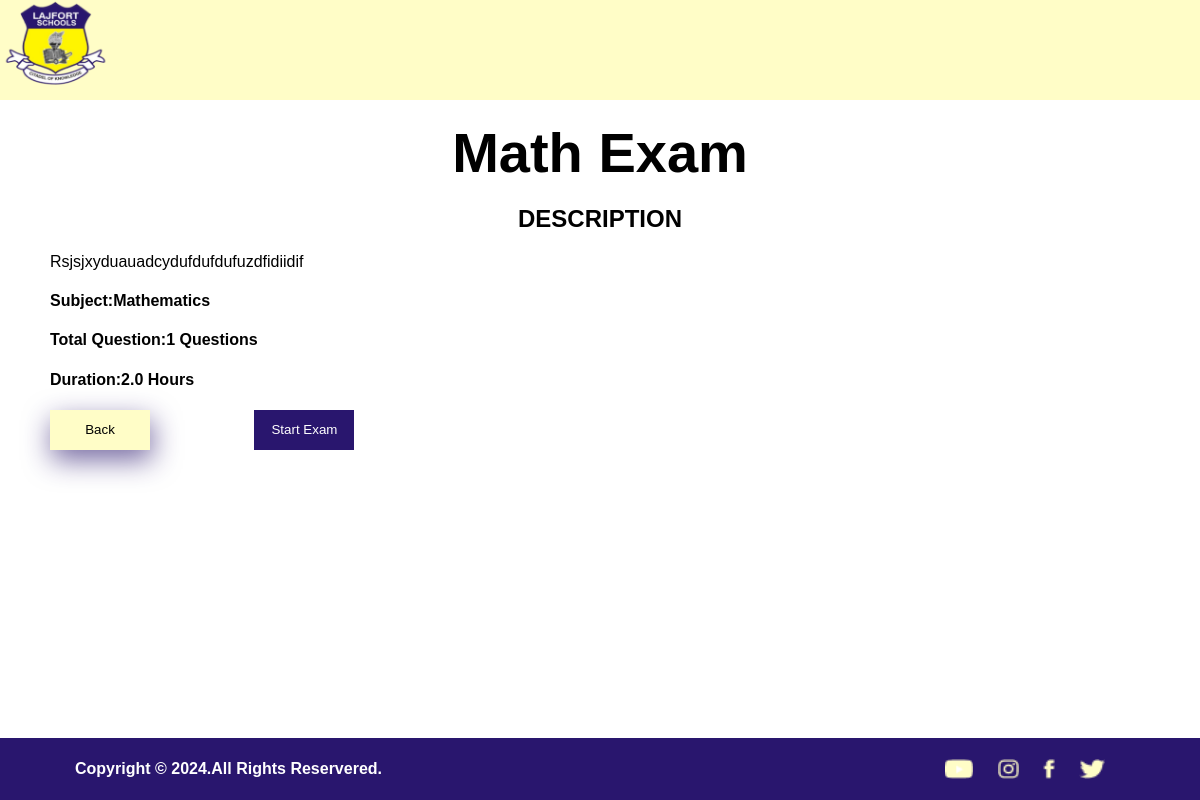
/preview/1 (signed in), run on an earlier commit of the app's database.
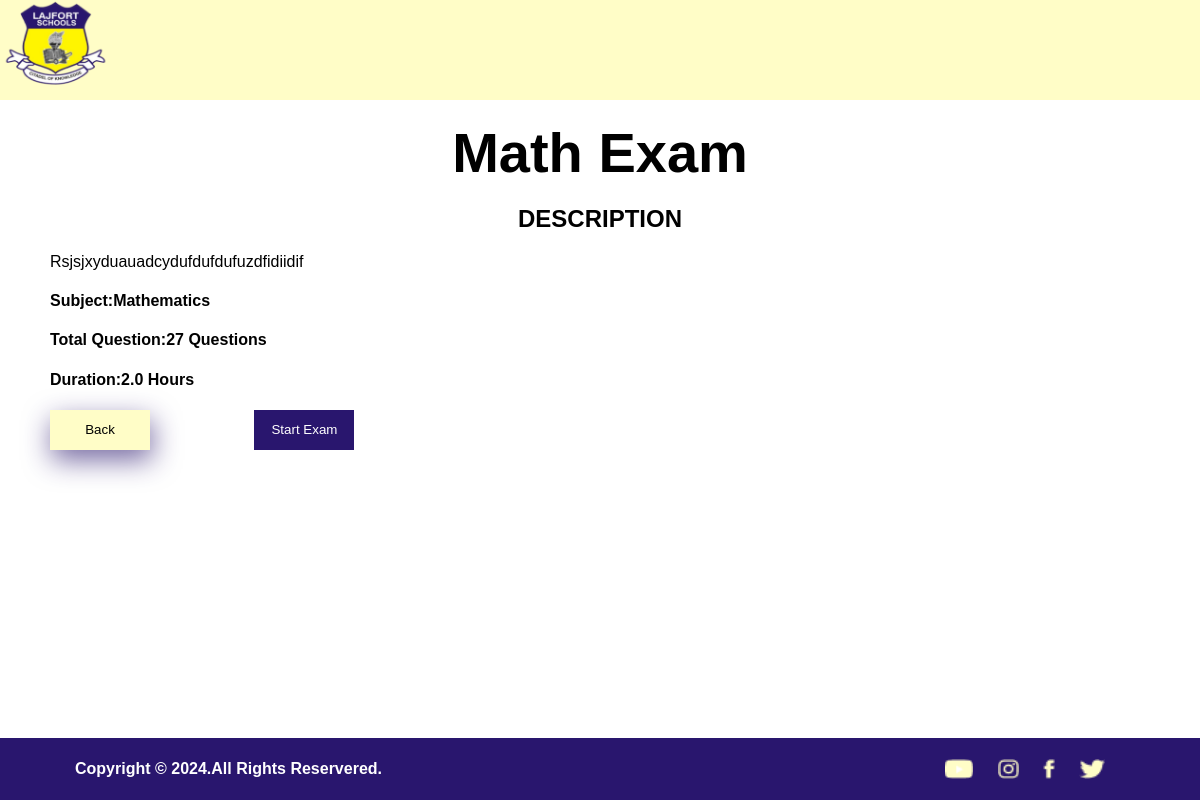
And on a later commit of the database.
### Examapp/models.py (models this page shows, shortened)
class Exam(models.Model):
    subject = models.CharField(max_length=50,choices=SUBJEECT_CHOICES)
    description = models.TextField(max_length=125)
    title = models.CharField(max_length=50)
    duration = models.FloatField(default=120)
    total_question = models.IntegerField(default=60)
    clas = models.CharField(max_length=200,choices=CLASS_CHIOCE)

### Examapp/views.py (the view)
# urls.py: path('preview/<str:pk>', views.preview, name='preview'),
@login_required(login_url='login')
def preview(request,pk):
    exam = Exam.objects.filter(id=pk)
    for exam in exam:
        end = exam.duration / 60
    return render(request, 'preview.html',{'exam':exam,'end':end})

### Templates/preview.html (shortened to what this page needs)
{% load static %}
<!DOCTYPE html>
<html lang="en">
<head>
    <link rel="stylesheet" href="{% static 'css/home.css' %}">
    <link rel="stylesheet" href="{% static 'css/preview.css' %}">
</head>
<body>
    <header>
        <nav>
            <img class="laj-logo" src="{% static 'images/Lajfort-logo.png' %}" alt="">
        </nav>
    </header>
    <main class="pre-view">
        <h1>{{exam.title}}</h1>
        <div class="description">
            <h2>DESCRIPTION</h2>
            <p>{{exam.description}}</p>
            <h4>Subject:<span>{{exam.subject}}</span></h4>
            <h4>total question:<span>{{exam.total_question}} questions</span></h4>
            <h4>Duration:<span>{{end}} Hours</span></h4>
            <a href="/"><input type="submit" class="back" value="Back"></a>
            <a href="examination/{{exam.id}}"><input type="submit" class="start" value="Start Exam"></a>
        </div>
    </main>
    <footer>
        <div class="copyright">
            <h4>Copyright &copy; 2024.All rights reservered.</h4>
            <div>
                <img src="{% static 'images/Lajfort-foot-youtube.png' %}" class="social" alt="">
                <img src="{% static 'images/Lajfort-foot-instagram.png' %}" class="social" alt="">
                <img src="{% static 'images/Lajfort-foot-facebook.png' %}" class="social" alt="">
                <img src="{% static 'images/Lajfort-foot-twitter.png' %}" class="social" alt="">
            </div>
        </div>
    </footer>
</body>
</html>

What changed in the data, as far as the page shows it:
changed Exam "Math Exam": total_question "1" → "27"
